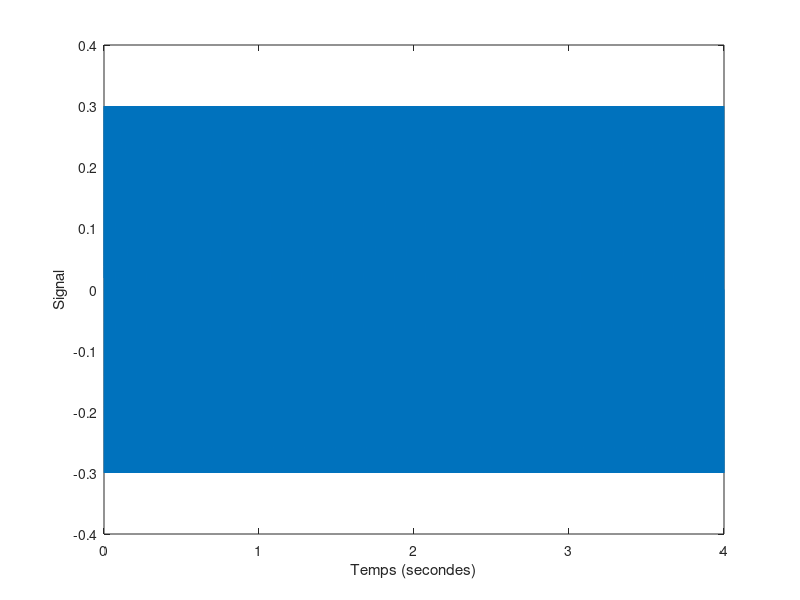
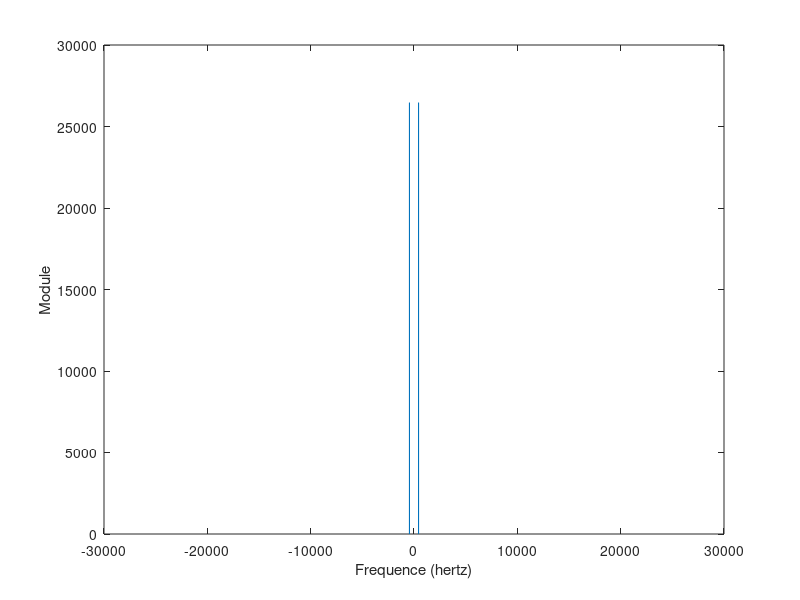

Source code (MATLAB) for these figures, in order: (Note: this script raises an error after producing the figures.)
%% 1.
amp = 0.3;
fe = 44100;
duration = 4;
f0 = 440;
t = 1/fe:1/fe:duration;
s = amp*sin(2*pi*f0*t);
sound(s, fe);
figure;
plot(t,s);
xlabel('Temps (secondes)')
ylabel('Signal')

S = fft(s);
% frequence
dF = fe/size(t,2);
f = -fe/2:dF:fe/2-dF;
figure;
plot(f, fftshift(abs(S)));
xlabel('Frequence (hertz)')
ylabel('Module')
% figure;
% plot(f/fe, fftshift(abs(S)));
% xlabel('Frequence (normalisee)')
% ylabel('Module')

%% 2.
s = generate_sound(440,4,0.3,0.2,1,fe);
for k = 2:10
    s = s + generate_sound(440*k,4,0.3,0.2,1,fe);
end
sound(s,fe);
figure;
plot(t,s);
xlabel('Temps (secondes)')
ylabel('Signal')

%%
s = generate_sound(440,4,0.3,0.2,1,fe);
for k = 2:10
    tmp = generate_sound(440*k,4,0.3,0.4*rand(1),2*rand(1),fe);
    s = s + [tmp zeros(1,size(s,2)-size(tmp,2))];
end
sound(s,fe);
figure;
plot(t,s);
xlabel('Temps (secondes)')
ylabel('Signal')

%%
s = generate_sound(440,4,0.3,0.2,1,fe);
for k = 2:10
    s = s + generate_sound(440*k*rand(1),4,0.3,0.2,1,fe);
end
sound(s,fe);
figure;
plot(t,s);
xlabel('Temps (secondes)')
ylabel('Signal')

%% 3.

mat = spectrogram(s,fe,1024,128,1024);

function mat = spectrogram(signal, fe, window, overlap, Nfft)
    %step = floor(size(signal,2)/(window-2*overlap));
    echantillons = 1:overlap:size(signal,2)-(window);
    mat = zeros(size(echantillons,2),Nfft/2);
    for k = 1:size(echantillons,2)
        fft_tot = abs(fft(signal(1,echantillons(k):echantillons(k)+window),Nfft));
        mat(k,:) = 20*log10(fft_tot(1:Nfft/2));
    end
    dF = fe/Nfft;
    f = 0:dF:fe/2-dF;
    t = 0:1/fe:size(signal,2)/fe;
    imagesc(t,f,transpose(mat));
    set(gca,'YDir','normal')
end

%duration must be more than attack and release
function s = generate_sound(f0,duration,amp,attack,release,fe)
    if attack + release > duration
        error('attack + release must be inferior or equal to the duration')
    end
    t_attack = 1/fe:1/fe:attack;
    t_sustain = 1/fe:1/fe:duration-attack-release;
    t_release = 1/fe:1/fe:release;
    s_attack = (t_attack/attack).*amp.*sin(2*pi*f0*t_attack);
    s_sustain = amp*sin(2*pi*f0*t_sustain);
    s_release = ((release-t_release)/release).*amp.*sin(2*pi*f0*t_release);
    s = [s_attack s_sustain s_release];
end